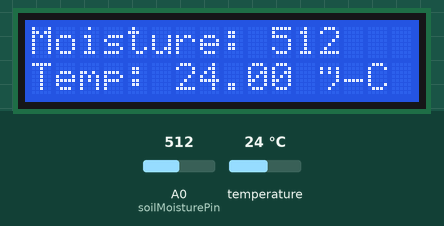
Recording of a sketch running on a simulated Arduino Uno, built with avr-gcc and run on an emulated ATmega328P. Shown: 16×2 character LCD. The test bench sets the inputs (shaded band); at power-on: temperature 24 °C, A0 (soilMoisturePin) = 512. What the sketch prints to the serial monitor is not drawn.

Above: at 1.2 s.
1.3 s: temperature set to 12 °C
At 4.8 s:
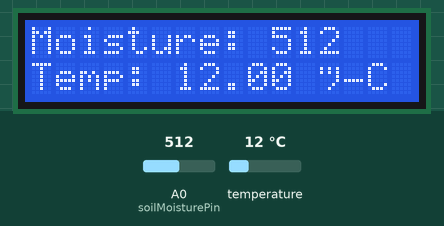
5.1 s: A0 (soilMoisturePin) set to 716
At 6.9 s:
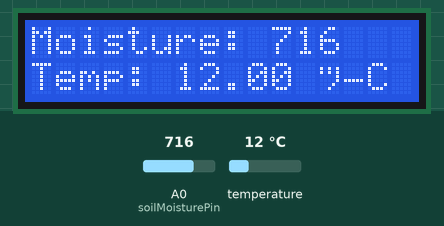
8.7 s: temperature set to 19 °C
At 10.1 s:
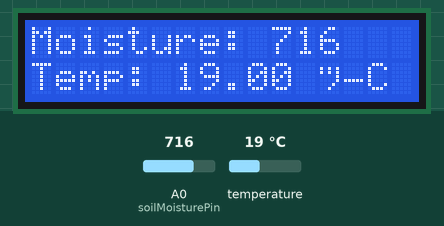
12.3 s: A0 (soilMoisturePin) set to 900
At 15.2 s:
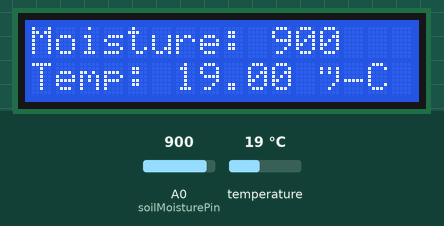
16.3 s: temperature set to 28 °C
At 18.4 s:
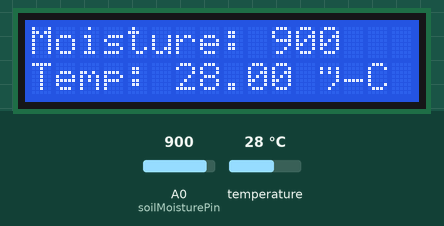
19.9 s: A0 (soilMoisturePin) set to 1023
At 23.6 s:
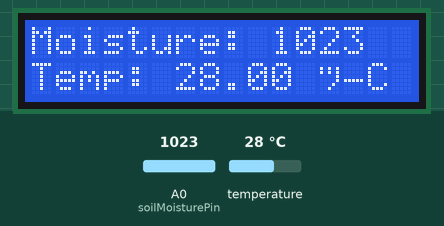
Timing chart, 0 to 25.1 s (numbered marks = the images above; inputs shaded):
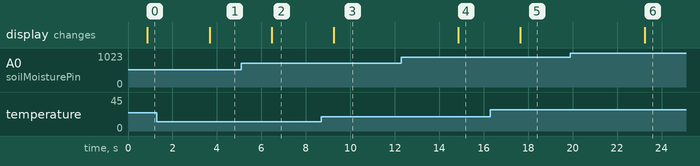

The sketch:

moisture-lcd-temp-alone-1.ino
```cpp
// Libraries
#include <Arduino.h>
#include <Wire.h> // Wire library for I2C communication
#include <LiquidCrystal_I2C.h> // Library for I2C LCD
#include <OneWire.h> // Library for OneWire communication
#include <DallasTemperature.h> // Library for DS18B20 temperature sensor

// Constants
const int soilMoisturePin = A0; // Analog pin for soil moisture sensor

// Temperature sensor setup
const int temperatureSensorPin = 17; // Digital pin for DS18B20 temperature sensor
OneWire oneWire(temperatureSensorPin);
DallasTemperature DS18B20(&oneWire);

// Initialize the LCD module
LiquidCrystal_I2C lcd(0x27, 16, 2); // Change the address (0x27) if needed

void setup() {
  Serial.begin(9600);
  pinMode(soilMoisturePin, INPUT);

  // Initialize the LCD module
  lcd.begin(); // Adjust the column and row size according to your LCD module
  lcd.backlight(); // Turn on the LCD backlight

  // Initialize the temperature sensor
  DS18B20.begin();
}

void loop() {
  // Read soil moisture sensor
  int soilMoistureValue = analogRead(soilMoisturePin);

  // Read temperature from DS18B20 sensor
  DS18B20.requestTemperatures();
  float temperatureC = DS18B20.getTempCByIndex(0);

  // Print the soil moisture value and temperature to the Serial monitor
  Serial.print("Soil Moisture: ");
  Serial.print(soilMoistureValue);
  Serial.print(", Temperature: ");
  Serial.print(temperatureC);
  Serial.println(" °C");

  // Display the soil moisture value and temperature on the LCD
  lcd.clear(); // Clear the LCD screen

  lcd.setCursor(0, 0); // Set the cursor to the first column of the first row
  lcd.print("Moisture: ");
  lcd.print(soilMoistureValue); // Display the soil moisture value

  lcd.setCursor(0, 1); // Set the cursor to the first column of the second row
  lcd.print("Temp: ");
  lcd.print(temperatureC); // Display the temperature value
  lcd.print(" °C");

  // Add a delay before taking the next sensor reading
  delay(2000); // You can adjust the delay interval as needed
}
```

Measured:
- after the input at 1.3 s, the display: changes after 2.4 s (image 1)
- after the input at 5.1 s, the display: changes after 1.4 s (image 2)
- after the input at 8.7 s, the display: changes after 0.56 s (image 3)
- after the input at 12.3 s, the display: changes after 2.6 s (image 4)
- after the input at 16.3 s, the display: changes after 1.4 s (image 5)
- after the input at 19.9 s, the display: changes after 3.3 s (image 6)
